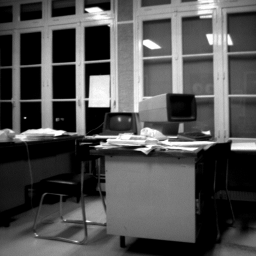
%> input picture Donnees/office.png, 256 x 256 px
$ octave mainCannyDericheRecursif.m   (GNU Octave 9; MATLAB toolbox functions it lacks are replaced by stand-ins)
%> lines starting %> are read from the running program, lines starting %| are printed output that depends on the picture; in (x1, y1, x2, y2) boxes, pixels count from 0 and x2, y2 are one past the last pixel; in counts of white or black regions, pixels touching at a corner belong together; the program's own positions count from 1
### Code/Matlab/coefficientsDeriche.m
function [c,k,c1,c2,b1,b2,a,a0,a1,a2,a3]=coefficientsDeriche(alpha, omega)

    c=(1-2*exp(-alpha)*cos(omega)+exp(-2*alpha))/(exp(-alpha)*sin(omega));
    k=((1-2*exp(-alpha)*cos(omega)+exp(-2*alpha))*(alpha^2+omega^2))/(2*alpha*exp(-alpha)*sin(omega)+omega-omega*exp(-2*alpha));

    c1=(k*alpha)/(alpha^2+omega^2);
    c2=(k*omega)/(alpha^2+omega^2);

    b1=-2*exp(-alpha)*cos(omega);
    b2=exp(-2*alpha);

    a=-c*exp(-alpha)*sin(omega);
    a0=c2;
    a1=(-c2*cos(omega)+c1*sin(omega))*exp(-alpha);
    a2=a1-c2*b1;
    a3=-c2*b2;
end

### Code/Matlab/suppnonmaxima.m
function normeGradient = suppnonmaxima(normeGradient, arg)
    [n,p]=size(normeGradient);
    masque = boolean(zeros(n,p));

    arg(arg<0)=arg(arg<0)+180;
    arg((arg>=0 & arg<22.5) | (arg>=157.5 & arg<=180))=1;
    arg(arg>=22.5 & arg<67.5)=2;
    arg(arg>=67.5 & arg<112.5)=3;
    arg(arg>=112.5 & arg<157.5)=4;

    for i = 2:(n-1)
        for j = 2:(p-1)
            switch arg(i,j)
                case 1 % [0; 22.5[ ou [157.5; 180] degres
                    masque(i,j) = (normeGradient(i,j)>=max(normeGradient(i,j+1),normeGradient(i,j-1)));
                case 2 % [22.5; 67.5[ degres
                    masque(i,j) = (normeGradient(i,j)>=max(normeGradient(i-1,j+1),normeGradient(i+1,j-1)));
                case 3 % [67.5; 112.5[ degres
                    masque(i,j) = (normeGradient(i,j)>=max(normeGradient(i-1,j),normeGradient(i+1,j)));
                case 4 % [112.5; 157.5[ degres
                    masque(i,j) = (normeGradient(i,j)>=max(normeGradient(i-1,j-1),normeGradient(i+1,j+1)));
            end
        end
    end

    normeGradient(~masque) = 0;
end

### Code/Matlab/mainCannyDericheRecursif.m
%%
clc
close all
clear

path=which('mainCannyDericheConvolutions.m');
path=[path(1:(end-length('Code/Matlab/mainCannyDericheConvolutions.m')))];
addpath([path 'Donnees'])

%% Image originale

nomImage='office.png';
image=imread(nomImage);
%> image is the input picture: size 256x256x3 uint8; min 0, max 254, mean 80.8
[n,p,z] = size(image);
%> n = 256; p = 256; z = 3
disp(['Dimensions image : n=', num2str(n), ' p=', num2str(p), ' z=', num2str(z)])
%| Dimensions image : n=256 p=256 z=3

if z>1
    image=rgb2gray(image);
%> image: size 256x256 uint8
end

image=double(image);
%> image: size 256x256 double

figure
subplot(3,3,1)
imagesc(image)
title('Image Originale')

%% Choix des parametres (a modifier en fonction de l'image)

% parametres choisis page 179 de l'article pour l'image office.png
alpha = 1;
omega = 0.0001;

%% Les coefficients du filtre

[c,k,c1,c2,b1,b2,a,a0,a1,a2,a3]=coefficientsDeriche(alpha, omega);

%% Gradient X et Lissage

tic;
gradientX = filtreDericheRecursif(image, b1, b2, a, a0, a1, a2, a3);
temps_filtreDericheRecursif=toc % 0.0082 s

subplot(3,3,2)
imagesc(gradientX)
title('Gradient X')

%% Gradient Y et Lissage

gradientYtranspose = filtreDericheRecursif(image', b1, b2, a, a0, a1, a2, a3);
gradientY=gradientYtranspose';

subplot(3,3,3)
imagesc(gradientY)
title('Gradient Y')

%% Norme du gradient (magnitude)

normeGradient = sqrt(gradientX.^2 + gradientY.^2);

subplot(3,3,4)
imagesc(normeGradient)
title('Norme du gradient')

%% Direction du gradient

directionGradient = atan2d(gradientY,gradientX); % en degre

subplot(3,3,5)
imagesc(directionGradient)
title('Direction du gradient')

%% Suppression des non-maxima locaux

res_suppnonmaxima=suppnonmaxima(normeGradient, directionGradient);
% [27 lines not run here, left out]
function R = filtreDericheRecursif(image, b1, b2, a, a0, a1, a2, a3)
%> called with b1 = -0.736, b2 = 0.135, a = -0.4, a0 = 0.25, a1 = 3.06e-10, a2 = 0.184, a3 = -0.0338
    [n,p]=size(image);
%> n = 256; p = 256

    %% Gradient
    %% Y+
    Yp=zeros(n,p);

    debut_j=1;
    %Yp(:,debut_j)=zeros(n,1);
    debut_j=debut_j+1;
    Yp(:,debut_j)=image(:,debut_j-1)-b1*Yp(:,debut_j-1);
    debut_j=debut_j+1;
    for j=debut_j:p
        Yp(:,j)=image(:,j-1)-b1*Yp(:,j-1)-b2*Yp(:,j-2);
    end

    %% Y-
    Ym=zeros(n,p);

    fin_j=p;
%> fin_j = 256
    %Ym(:,fin_j)=zeros(n,1);
    fin_j=fin_j-1;
%> fin_j = 255
    Ym(:,fin_j)=image(:,fin_j+1)-b1*Ym(:,fin_j+1);
    fin_j=fin_j-1;
%> fin_j = 254
    for j=fin_j:-1:1
        Ym(:,j)=image(:,j+1)-b1*Ym(:,j+1)-b2*Ym(:,j+2);
    end

    %% S
    S=a*(Yp-Ym);

    %% Lissage
    %% R+
    Rp=zeros(n,p);

    debut_i=1;
    Rp(debut_i,:)=a0*S(debut_i,:);
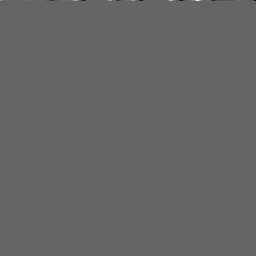
%> Rp: size 256x256 double; min -26.04, max 39.6, mean 0; drawn with min black and max white
    debut_i=debut_i+1;
    Rp(debut_i,:)=a0*S(debut_i,:)+a1*S(debut_i-1,:)-b1*Rp(debut_i-1,:);
%> Rp: size 256x256 double; 0.39% of pixels changed, all inside (x1, y1, x2, y2) = (0, 1, 256, 2)
    debut_i=debut_i+1;
    for i=debut_i:n
        Rp(i,:)=a0*S(i,:)+a1*S(i-1,:)-b1*Rp(i-1,:)-b2*Rp(i-2,:);
    end

    %% R-
    Rm=zeros(n,p);

    fin_i=n;
%> fin_i = 256
    %Rm(fin_i,:)=zeros(1,p);
    fin_i=fin_i-1;
%> fin_i = 255
    Rm(debut_i,:)=a2*S(fin_i+1,:)-b1*Rm(fin_i+1,:);
    fin_i=fin_i-1;
%> fin_i = 254
    for i=fin_i:-1:1
        Rm(i,:)=a2*S(i+1,:)+a3*S(i+2,:)-b1*Rm(i+1,:)-b2*Rm(i+2,:);
    end
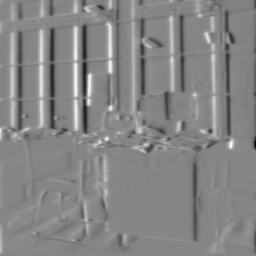
%> Rm: size 256x256 double; min -87.46, max 79.75, mean 0.1; drawn with min black and max white

    %% R
    R=Rm+Rp;
%> call 2 of filtreDericheRecursif, with b1 = -0.736, b2 = 0.135, a = -0.4, a0 = 0.25, a1 = 3.06e-10, a2 = 0.184, a3 = -0.0338
%> after the loop in filtreDericheRecursif (call 2), `for j=debut_j:p`:
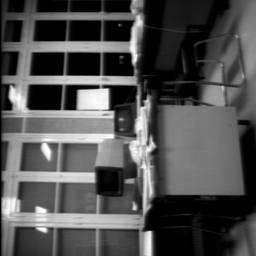
%> Yp: size 256x256 double; min 0, max 635.5, mean 200.6; drawn with min black and max white
%> after the loop in filtreDericheRecursif (call 2), `for j=fin_j:-1:1`:
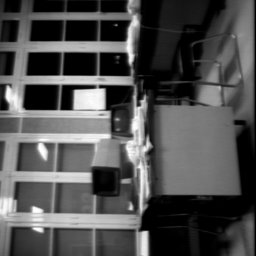
%> Ym: size 256x256 double; min 0, max 635.5, mean 200.5; drawn with min black and max white
%> in filtreDericheRecursif (call 2), `Rp(debut_i,:)=a0*S(debut_i,:)+a1*S(debut_i-1,:)-b1*Rp(debut_i-1,:);`: Rp: size 256x256 double; min -50.51, max 74.67, mean 0
%> after the loop in filtreDericheRecursif (call 2), `for i=fin_i:-1:1`:
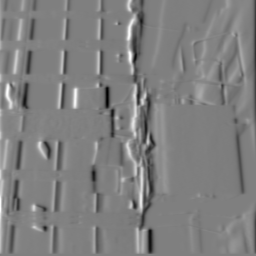
%> Rm: size 256x256 double; min -89.8, max 89.76, mean 0; drawn with min black and max white
%> `normeGradient = sqrt(gradientX.^2 + gradientY.^2);`:
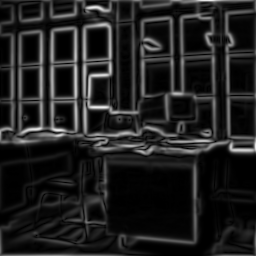
%> normeGradient: size 256x256 double; min 0.000183, max 238.4, mean 32.8
%> `directionGradient = atan2d(gradientY,gradientX);`:
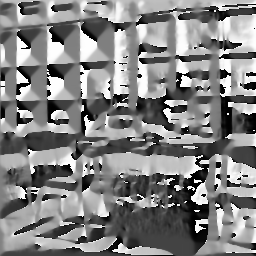
%> directionGradient: size 256x256 double; min -180, max 180, mean 4.9; drawn with min black and max white
%> the run ends on the next line
end

$ run again, with Donnees/brain.png copied over Donnees/office.png
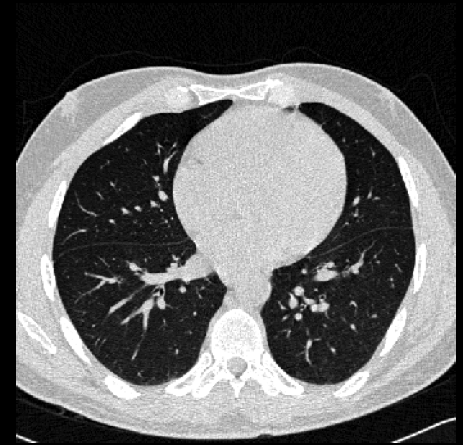
%> input picture Donnees/brain.png, 463 x 445 px
%> image is the input picture: size 445x463x3 uint8; min 0, max 255, mean 101.6
%| Dimensions image : n=445 p=463 z=3
%> S: size 463x445 double
%> after the loop in filtreDericheRecursif (call 2), `for i=fin_i:-1:1`:
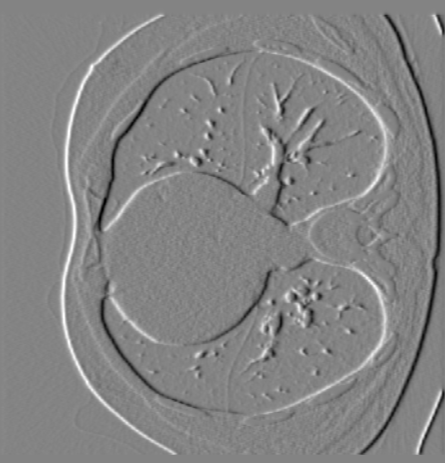
%> Rm: size 463x445 double; min -82.09, max 76.72, mean 0; drawn with min black and max white
%> R: size 463x445 double
%> `directionGradient = atan2d(gradientY,gradientX);`:
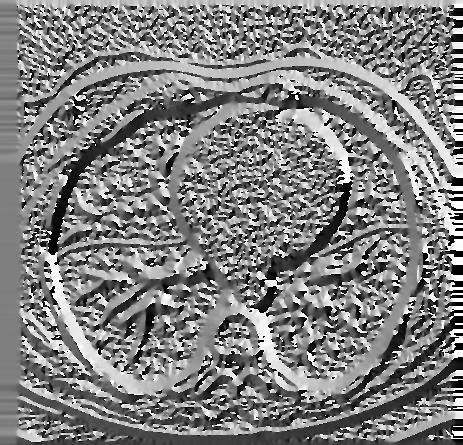
%> directionGradient: size 445x463 double; min -180, max 180, mean 1.8; drawn with min black and max white
